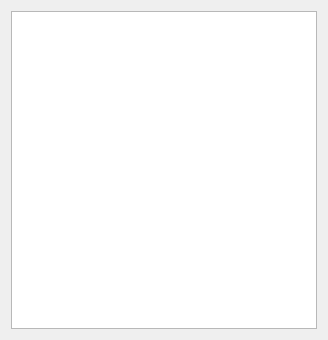
<?xml version="1.0" encoding="UTF-8"?>
<ui version="4.0">
 <class>Tab</class>
 <widget class="QWidget" name="Tab">
  <property name="geometry">
   <rect>
    <x>0</x>
    <y>0</y>
    <width>328</width>
    <height>340</height>
   </rect>
  </property>
  <property name="windowTitle">
   <string>Form</string>
  </property>
  <layout class="QGridLayout" name="gridLayout">
   <item row="0" column="0">
    <widget class="MyTextEdit" name="textEditTab"/>
   </item>
  </layout>
 </widget>
 <customwidgets>
  <customwidget>
   <class>MyTextEdit</class>
   <extends>QTextEdit</extends>
   <header>mytextedit.h</header>
  </customwidget>
 </customwidgets>
 <resources/>
 <connections/>
</ui>
